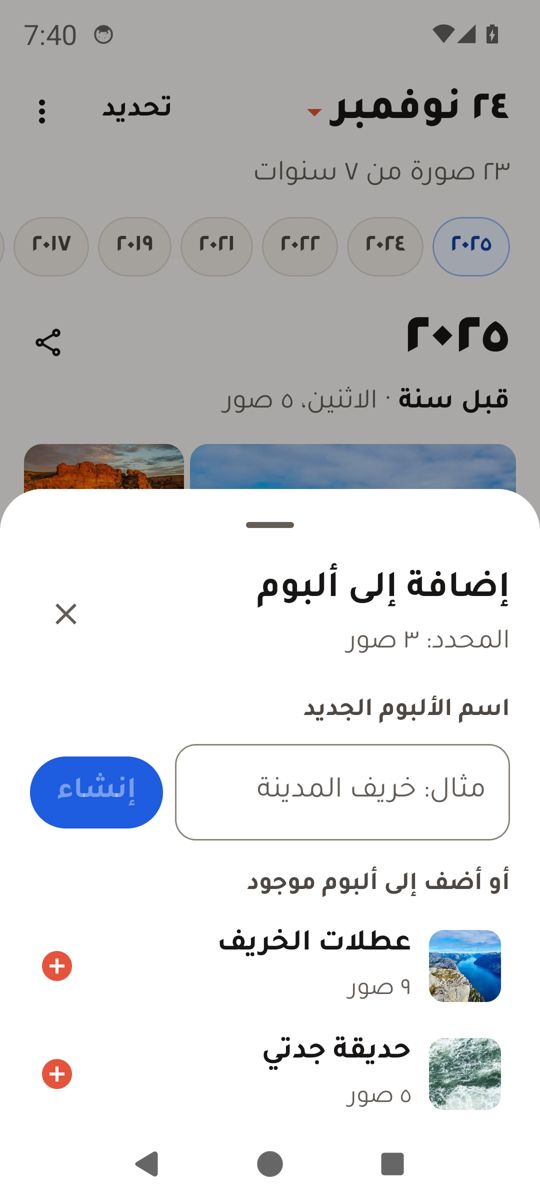
#> input picture android-text-check/big-display-1.3/ar-addalbum.jpg, 540 x 1200 px
$ python -i frame.py   (imports and definitions only)
#> lines starting #> are read from the running program, lines starting #| are printed output that depends on the picture
"""Turns raw app screenshots into Play Store phone screenshots with a caption on top.

    python frame.py <raw shots dir> <out dir>

Raw files are named like the README ones (today.png, fr-today.png, ar-today.png).
Output goes to <out>/<lang>/phone-N-<scene>.png at 1080 x 1920 (9:16), which the
Play Store accepts for phones and needs for its larger app cards.
"""
import pathlib
import sys

from PIL import Image, ImageDraw, ImageFilter, ImageFont, features

ROOT = pathlib.Path(__file__).resolve().parents[2]
FONTS = ROOT / "android/app/src/main/res/font"
W, H = 1080, 1920
BG = (246, 246, 243)
INK = (26, 26, 28)
RED = (255, 75, 62)

SCENES = ["1-welcome", "today", "calendar", "viewer", "favorites", "album"]
CAPTIONS = {
    "en": ["Every year, on this day", "Today's photos, year by year", "Pick any day to look back",
           "Zoom in, heart it, share it", "Your best moments, close by", "Make albums and share them"],
    "fr": ["Chaque année, ce jour-là", "Les photos du jour, année par année", "Revoyez n'importe quel jour",
           "Zoomez, aimez, partagez", "Vos plus beaux moments, tout près", "Créez des albums à partager"],
    "es": ["Cada año, en este día", "Las fotos de hoy, año por año", "Elige un día y recuerda",
           "Amplía, guarda y comparte", "Tus mejores momentos, cerca", "Crea álbumes y compártelos"],
    "ar": ["كل عام، في مثل هذا اليوم", "صور اليوم، سنة بعد سنة", "اختر أي يوم واسترجع ذكرياته",
           "كبّر الصورة، احفظها، شاركها", "أجمل لحظاتك دائمًا قريبة", "أنشئ ألبومات وشاركها"],
    "pt": ["Todo ano, neste dia", "As fotos de hoje, ano a ano", "Escolha um dia e relembre",
           "Amplie, curta, compartilhe", "Seus melhores momentos, por perto", "Crie álbuns e compartilhe"],
    "zh": ["每一年的今天", "今天的照片，按年份排列", "选一天，回顾过去",
           "放大、收藏、分享", "美好时刻，近在眼前", "创建相簿并分享"],
}


# [76 lines left out: functions cjk, font, wrap, frame, not called in this run]


def main(src, out):
    if not features.check("raqm"):
        sys.exit("Pillow has no raqm, so Arabic would come out in the wrong order.")
    src, out = pathlib.Path(src), pathlib.Path(out)
    for lang, caps in CAPTIONS.items():
        pre = "" if lang == "en" else f"{lang}-"
        for i, (scene, cap) in enumerate(zip(SCENES, caps), 1):
            shot = src / f"{pre}{scene}.png"
            if not shot.exists():
                print("missing", shot)
                continue
            dest = out / lang / f"phone-{i}-{scene.removeprefix('1-')}.png"
            dest.parent.mkdir(parents=True, exist_ok=True)
            frame(shot, cap, lang, scene=scene).save(dest, optimize=True)
            print("made", dest)


# [2 lines not run here, left out]

>>> import cv2
>>> picture = cv2.imread('../../android-text-check/big-display-1.3/ar-addalbum.jpg', cv2.IMREAD_GRAYSCALE)
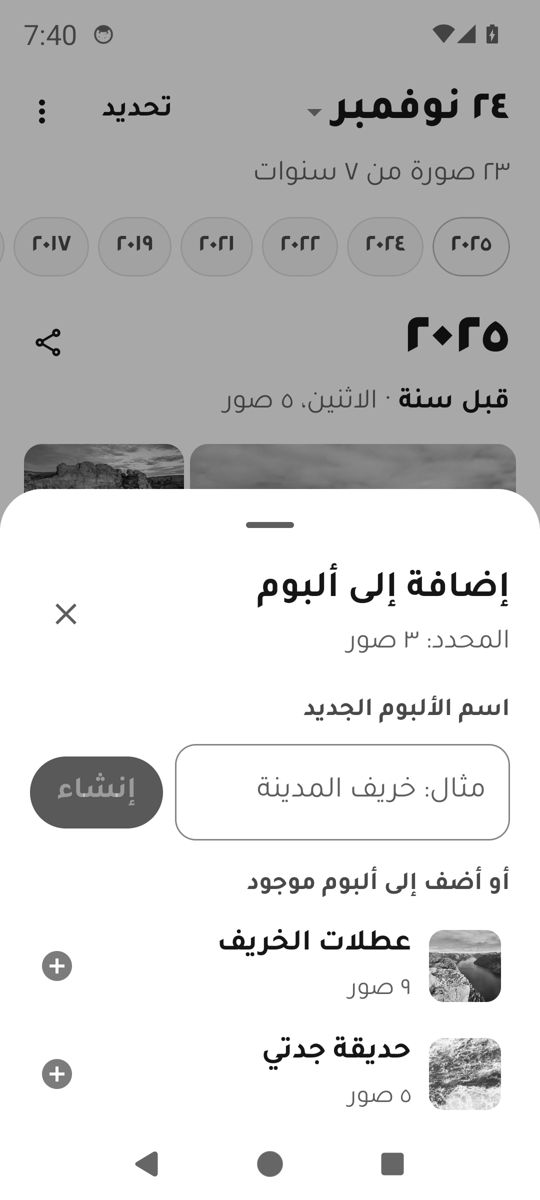
#> picture: shape (1200, 540); min 0, max 255, mean 207.6
>>> result = main(picture, 'out.png')
#> (the run stopped early here; a loop or call above may not have finished)

$ run again, on android-text-check/big-display-1.3/ar-calendar.jpg
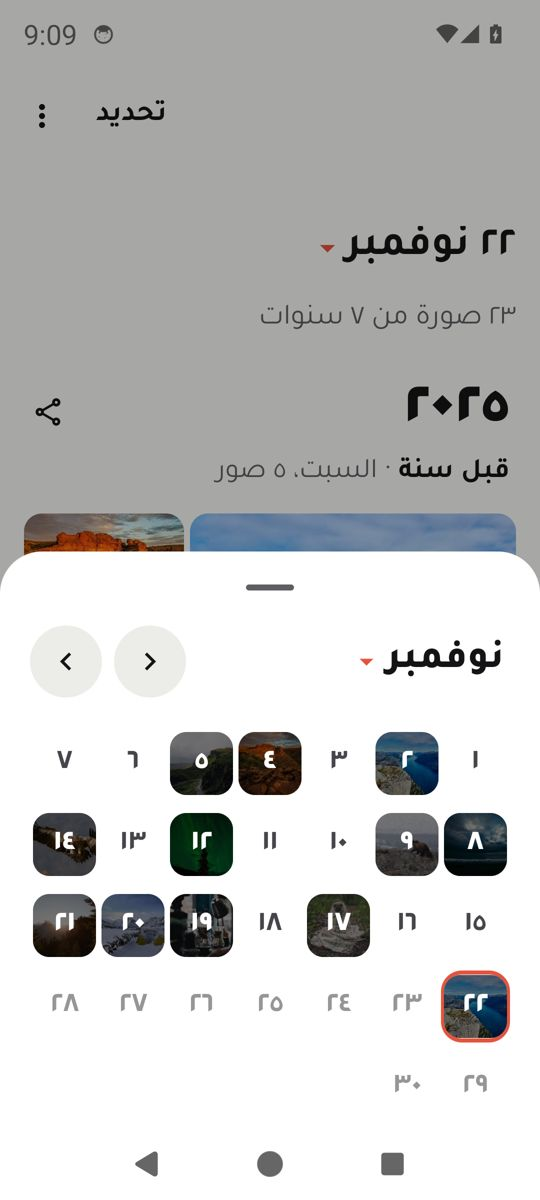
#> input picture android-text-check/big-display-1.3/ar-calendar.jpg, 540 x 1200 px
#> `picture = cv2.imread('../../android-text-check/big-display-1.3/ar-adda..`:
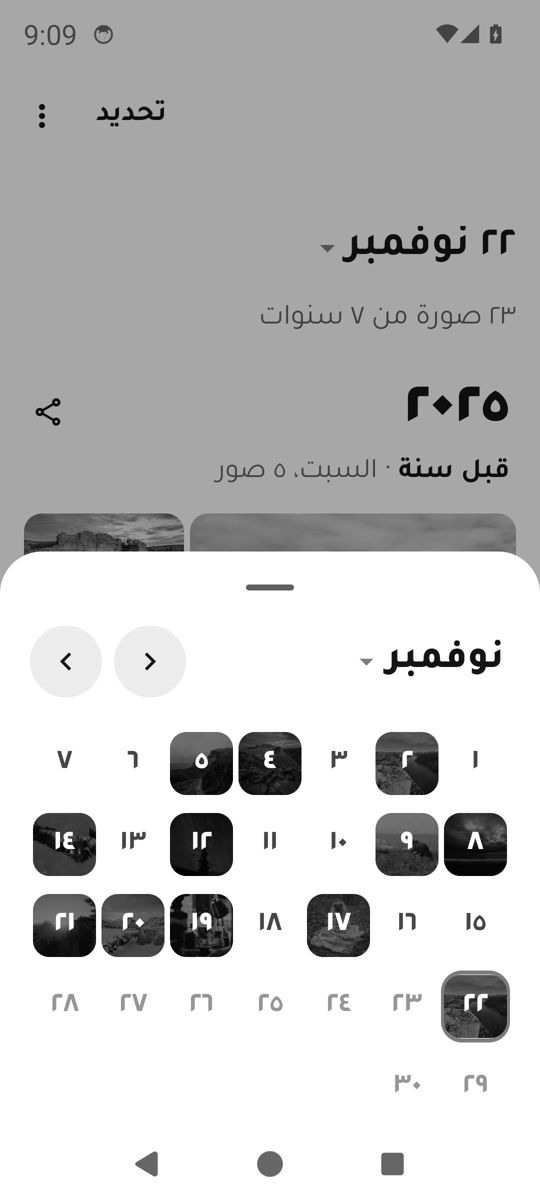
#> picture: shape (1200, 540); min 0, max 255, mean 195.8

$ run again, on android-text-check/big-display-1.3/ar-cards.jpg
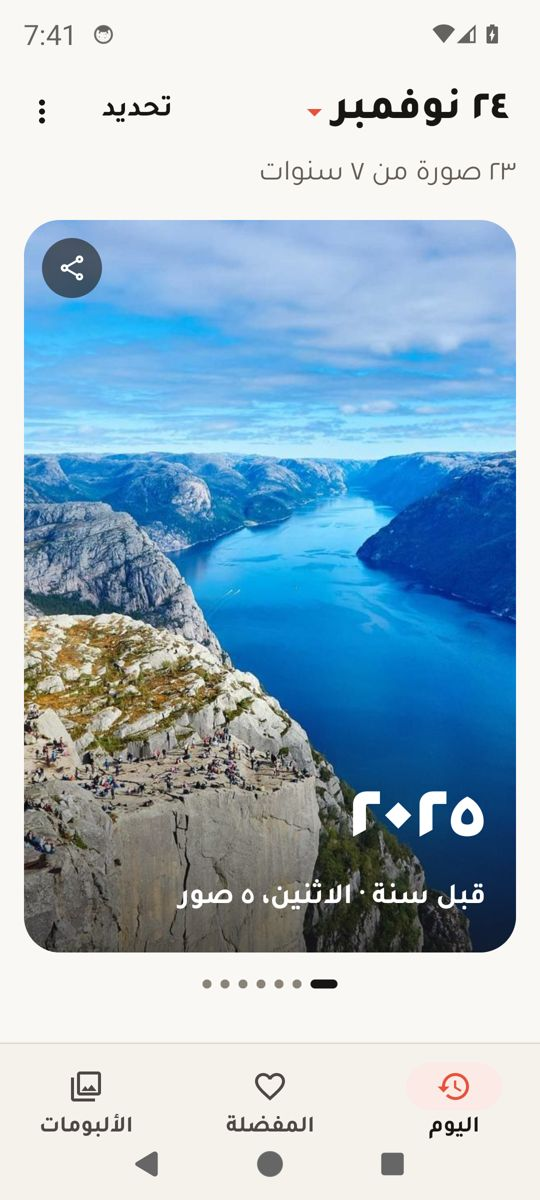
#> input picture android-text-check/big-display-1.3/ar-cards.jpg, 540 x 1200 px
#> `picture = cv2.imread('../../android-text-check/big-display-1.3/ar-adda..`:
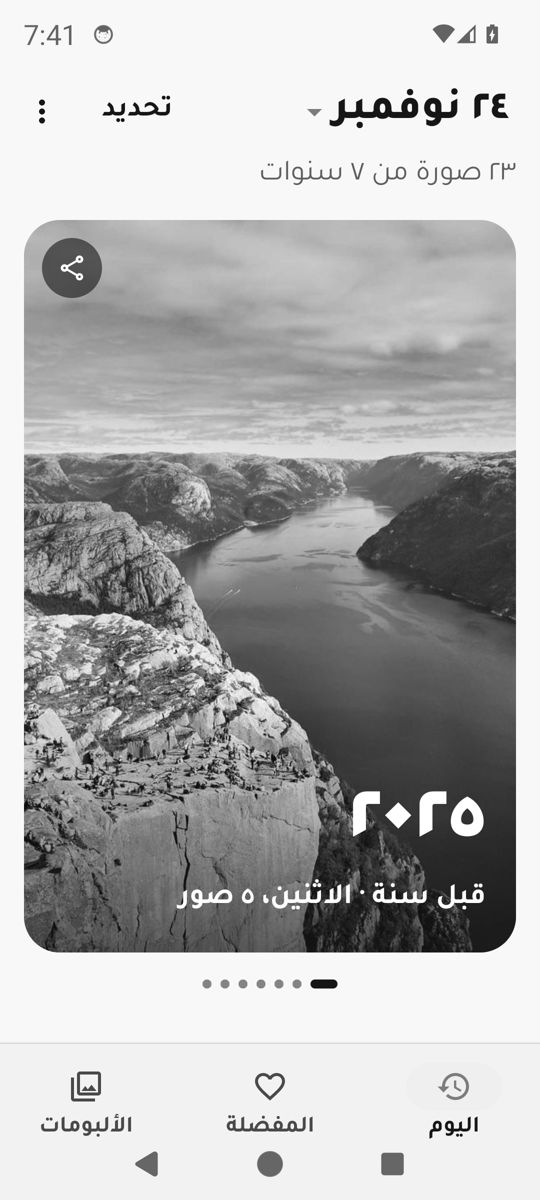
#> picture: shape (1200, 540); min 0, max 255, mean 178.4
